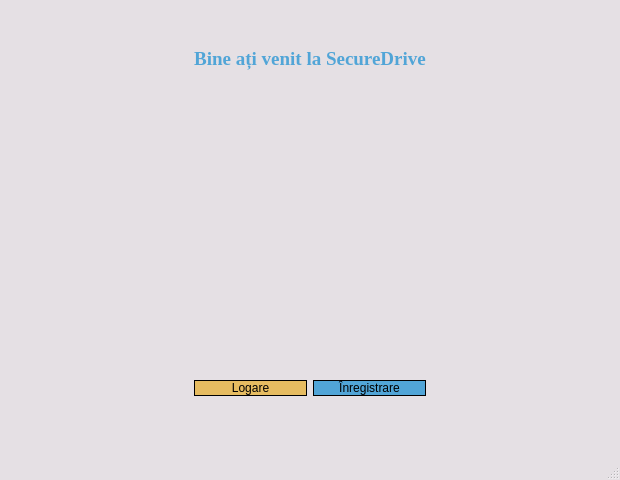
<?xml version="1.0" encoding="UTF-8"?>
<ui version="4.0">
 <class>SecureDrive</class>
 <widget class="QMainWindow" name="SecureDrive">
  <property name="geometry">
   <rect>
    <x>0</x>
    <y>0</y>
    <width>620</width>
    <height>480</height>
   </rect>
  </property>
  <property name="palette">
   <palette>
    <active>
     <colorrole role="Base">
      <brush brushstyle="SolidPattern">
       <color alpha="255">
        <red>255</red>
        <green>255</green>
        <blue>255</blue>
       </color>
      </brush>
     </colorrole>
     <colorrole role="Window">
      <brush brushstyle="SolidPattern">
       <color alpha="255">
        <red>229</red>
        <green>224</green>
        <blue>228</blue>
       </color>
      </brush>
     </colorrole>
     <colorrole role="ToolTipBase">
      <brush brushstyle="SolidPattern">
       <color alpha="255">
        <red>85</red>
        <green>170</green>
        <blue>0</blue>
       </color>
      </brush>
     </colorrole>
     <colorrole role="PlaceholderText">
      <brush brushstyle="SolidPattern">
       <color alpha="128">
        <red>0</red>
        <green>255</green>
        <blue>255</blue>
       </color>
      </brush>
     </colorrole>
    </active>
    <inactive>
     <colorrole role="Base">
      <brush brushstyle="SolidPattern">
       <color alpha="255">
        <red>255</red>
        <green>255</green>
        <blue>255</blue>
       </color>
      </brush>
     </colorrole>
     <colorrole role="Window">
      <brush brushstyle="SolidPattern">
       <color alpha="255">
        <red>229</red>
        <green>224</green>
        <blue>228</blue>
       </color>
      </brush>
     </colorrole>
     <colorrole role="ToolTipBase">
      <brush brushstyle="SolidPattern">
       <color alpha="255">
        <red>85</red>
        <green>170</green>
        <blue>0</blue>
       </color>
      </brush>
     </colorrole>
     <colorrole role="PlaceholderText">
      <brush brushstyle="SolidPattern">
       <color alpha="128">
        <red>0</red>
        <green>255</green>
        <blue>255</blue>
       </color>
      </brush>
     </colorrole>
    </inactive>
    <disabled>
     <colorrole role="Base">
      <brush brushstyle="SolidPattern">
       <color alpha="255">
        <red>229</red>
        <green>224</green>
        <blue>228</blue>
       </color>
      </brush>
     </colorrole>
     <colorrole role="Window">
      <brush brushstyle="SolidPattern">
       <color alpha="255">
        <red>229</red>
        <green>224</green>
        <blue>228</blue>
       </color>
      </brush>
     </colorrole>
     <colorrole role="ToolTipBase">
      <brush brushstyle="SolidPattern">
       <color alpha="255">
        <red>85</red>
        <green>170</green>
        <blue>0</blue>
       </color>
      </brush>
     </colorrole>
     <colorrole role="PlaceholderText">
      <brush brushstyle="SolidPattern">
       <color alpha="128">
        <red>0</red>
        <green>255</green>
        <blue>255</blue>
       </color>
      </brush>
     </colorrole>
    </disabled>
   </palette>
  </property>
  <property name="mouseTracking">
   <bool>false</bool>
  </property>
  <property name="windowTitle">
   <string>SecureDrive</string>
  </property>
  <property name="windowIcon">
   <iconset>
    <normalon>C:/Users/User/Desktop/SecureDriveIcon.jpeg</normalon>
   </iconset>
  </property>
  <widget class="QWidget" name="centralwidget">
   <layout class="QGridLayout" name="gridLayout_2">
    <item row="0" column="0">
     <widget class="QLabel" name="label">
      <property name="sizePolicy">
       <sizepolicy hsizetype="Preferred" vsizetype="Preferred">
        <horstretch>0</horstretch>
        <verstretch>0</verstretch>
       </sizepolicy>
      </property>
      <property name="palette">
       <palette>
        <active>
         <colorrole role="WindowText">
          <brush brushstyle="SolidPattern">
           <color alpha="255">
            <red>81</red>
            <green>165</green>
            <blue>215</blue>
           </color>
          </brush>
         </colorrole>
         <colorrole role="Base">
          <brush brushstyle="SolidPattern">
           <color alpha="255">
            <red>255</red>
            <green>255</green>
            <blue>255</blue>
           </color>
          </brush>
         </colorrole>
         <colorrole role="Window">
          <brush brushstyle="SolidPattern">
           <color alpha="255">
            <red>170</red>
            <green>0</green>
            <blue>0</blue>
           </color>
          </brush>
         </colorrole>
         <colorrole role="AlternateBase">
          <brush brushstyle="SolidPattern">
           <color alpha="255">
            <red>255</red>
            <green>255</green>
            <blue>255</blue>
           </color>
          </brush>
         </colorrole>
        </active>
        <inactive>
         <colorrole role="WindowText">
          <brush brushstyle="SolidPattern">
           <color alpha="255">
            <red>81</red>
            <green>165</green>
            <blue>215</blue>
           </color>
          </brush>
         </colorrole>
         <colorrole role="Base">
          <brush brushstyle="SolidPattern">
           <color alpha="255">
            <red>255</red>
            <green>255</green>
            <blue>255</blue>
           </color>
          </brush>
         </colorrole>
         <colorrole role="Window">
          <brush brushstyle="SolidPattern">
           <color alpha="255">
            <red>170</red>
            <green>0</green>
            <blue>0</blue>
           </color>
          </brush>
         </colorrole>
         <colorrole role="AlternateBase">
          <brush brushstyle="SolidPattern">
           <color alpha="255">
            <red>255</red>
            <green>255</green>
            <blue>255</blue>
           </color>
          </brush>
         </colorrole>
        </inactive>
        <disabled>
         <colorrole role="WindowText">
          <brush brushstyle="SolidPattern">
           <color alpha="255">
            <red>120</red>
            <green>120</green>
            <blue>120</blue>
           </color>
          </brush>
         </colorrole>
         <colorrole role="Base">
          <brush brushstyle="SolidPattern">
           <color alpha="255">
            <red>170</red>
            <green>0</green>
            <blue>0</blue>
           </color>
          </brush>
         </colorrole>
         <colorrole role="Window">
          <brush brushstyle="SolidPattern">
           <color alpha="255">
            <red>170</red>
            <green>0</green>
            <blue>0</blue>
           </color>
          </brush>
         </colorrole>
         <colorrole role="AlternateBase">
          <brush brushstyle="SolidPattern">
           <color alpha="255">
            <red>255</red>
            <green>255</green>
            <blue>255</blue>
           </color>
          </brush>
         </colorrole>
        </disabled>
       </palette>
      </property>
      <property name="font">
       <font>
        <family>Times New Roman</family>
        <pointsize>14</pointsize>
        <weight>75</weight>
        <bold>true</bold>
       </font>
      </property>
      <property name="mouseTracking">
       <bool>false</bool>
      </property>
      <property name="text">
       <string>Bine ați venit la SecureDrive</string>
      </property>
      <property name="alignment">
       <set>Qt::AlignCenter</set>
      </property>
     </widget>
    </item>
    <item row="15" column="0">
     <layout class="QGridLayout" name="gridLayout">
      <property name="sizeConstraint">
       <enum>QLayout::SetDefaultConstraint</enum>
      </property>
      <property name="topMargin">
       <number>53</number>
      </property>
      <property name="bottomMargin">
       <number>53</number>
      </property>
      <property name="horizontalSpacing">
       <number>6</number>
      </property>
      <item row="1" column="0">
       <widget class="QPushButton" name="pushButton_2">
        <property name="sizePolicy">
         <sizepolicy hsizetype="Preferred" vsizetype="Preferred">
          <horstretch>0</horstretch>
          <verstretch>0</verstretch>
         </sizepolicy>
        </property>
        <property name="palette">
         <palette>
          <active>
           <colorrole role="WindowText">
            <brush brushstyle="SolidPattern">
             <color alpha="255">
              <red>0</red>
              <green>0</green>
              <blue>0</blue>
             </color>
            </brush>
           </colorrole>
           <colorrole role="Button">
            <brush brushstyle="SolidPattern">
             <color alpha="255">
              <red>230</red>
              <green>188</green>
              <blue>97</blue>
             </color>
            </brush>
           </colorrole>
           <colorrole role="Base">
            <brush brushstyle="SolidPattern">
             <color alpha="255">
              <red>230</red>
              <green>188</green>
              <blue>97</blue>
             </color>
            </brush>
           </colorrole>
           <colorrole role="Window">
            <brush brushstyle="SolidPattern">
             <color alpha="255">
              <red>230</red>
              <green>188</green>
              <blue>97</blue>
             </color>
            </brush>
           </colorrole>
          </active>
          <inactive>
           <colorrole role="WindowText">
            <brush brushstyle="SolidPattern">
             <color alpha="255">
              <red>0</red>
              <green>0</green>
              <blue>0</blue>
             </color>
            </brush>
           </colorrole>
           <colorrole role="Button">
            <brush brushstyle="SolidPattern">
             <color alpha="255">
              <red>230</red>
              <green>188</green>
              <blue>97</blue>
             </color>
            </brush>
           </colorrole>
           <colorrole role="Base">
            <brush brushstyle="SolidPattern">
             <color alpha="255">
              <red>230</red>
              <green>188</green>
              <blue>97</blue>
             </color>
            </brush>
           </colorrole>
           <colorrole role="Window">
            <brush brushstyle="SolidPattern">
             <color alpha="255">
              <red>230</red>
              <green>188</green>
              <blue>97</blue>
             </color>
            </brush>
           </colorrole>
          </inactive>
          <disabled>
           <colorrole role="WindowText">
            <brush brushstyle="SolidPattern">
             <color alpha="255">
              <red>170</red>
              <green>0</green>
              <blue>0</blue>
             </color>
            </brush>
           </colorrole>
           <colorrole role="Button">
            <brush brushstyle="SolidPattern">
             <color alpha="255">
              <red>230</red>
              <green>188</green>
              <blue>97</blue>
             </color>
            </brush>
           </colorrole>
           <colorrole role="Base">
            <brush brushstyle="SolidPattern">
             <color alpha="255">
              <red>230</red>
              <green>188</green>
              <blue>97</blue>
             </color>
            </brush>
           </colorrole>
           <colorrole role="Window">
            <brush brushstyle="SolidPattern">
             <color alpha="255">
              <red>230</red>
              <green>188</green>
              <blue>97</blue>
             </color>
            </brush>
           </colorrole>
          </disabled>
         </palette>
        </property>
        <property name="mouseTracking">
         <bool>false</bool>
        </property>
        <property name="styleSheet">
         <string notr="true">background-color:rgb(230, 188, 97);
border-style:outset;
border-color:black;
border-width:1px;
border-radius:10px;</string>
        </property>
        <property name="text">
         <string>Logare</string>
        </property>
       </widget>
      </item>
      <item row="1" column="1">
       <widget class="QPushButton" name="pushButton_3">
        <property name="sizePolicy">
         <sizepolicy hsizetype="Minimum" vsizetype="Preferred">
          <horstretch>0</horstretch>
          <verstretch>0</verstretch>
         </sizepolicy>
        </property>
        <property name="mouseTracking">
         <bool>true</bool>
        </property>
        <property name="styleSheet">
         <string notr="true">background-color:rgb(81, 165, 215);
border-style:outset;
border-color:black;
border-width:1px;
border-radius:10px;</string>
        </property>
        <property name="text">
         <string>Înregistrare</string>
        </property>
       </widget>
      </item>
     </layout>
    </item>
    <item row="3" column="0">
     <widget class="QLabel" name="label_2">
      <property name="sizePolicy">
       <sizepolicy hsizetype="Fixed" vsizetype="Ignored">
        <horstretch>0</horstretch>
        <verstretch>0</verstretch>
       </sizepolicy>
      </property>
      <property name="layoutDirection">
       <enum>Qt::LeftToRight</enum>
      </property>
      <property name="text">
       <string/>
      </property>
      <property name="pixmap">
       <pixmap>C:/Users/roiur/Desktop/WhatsApp Image 2021-03-30 at 18.31.01.jpeg</pixmap>
      </property>
      <property name="alignment">
       <set>Qt::AlignCenter</set>
      </property>
     </widget>
    </item>
    <item row="2" column="0">
     <widget class="QLabel" name="label_3">
      <property name="text">
       <string/>
      </property>
      <property name="pixmap">
       <pixmap>C:/Users/User/Desktop/SecureDriveIcon.jpeg</pixmap>
      </property>
      <property name="alignment">
       <set>Qt::AlignCenter</set>
      </property>
     </widget>
    </item>
   </layout>
  </widget>
  <widget class="QMenuBar" name="menubar">
   <property name="geometry">
    <rect>
     <x>0</x>
     <y>0</y>
     <width>620</width>
     <height>26</height>
    </rect>
   </property>
  </widget>
  <widget class="QStatusBar" name="statusbar"/>
 </widget>
 <resources/>
 <connections/>
</ui>
